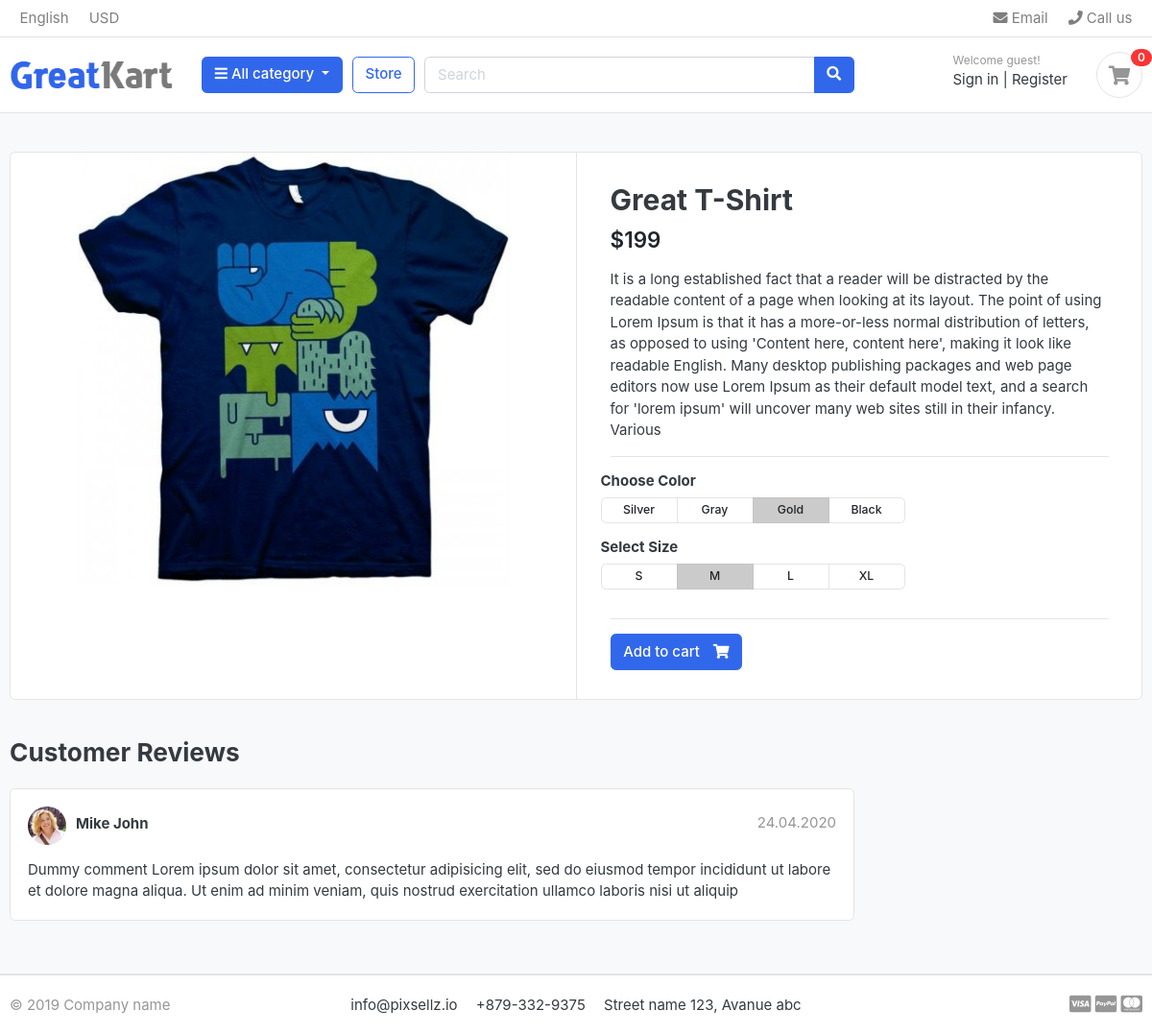
/store/t-shirts/great-t-shirt/, run on an earlier commit of the app's database.
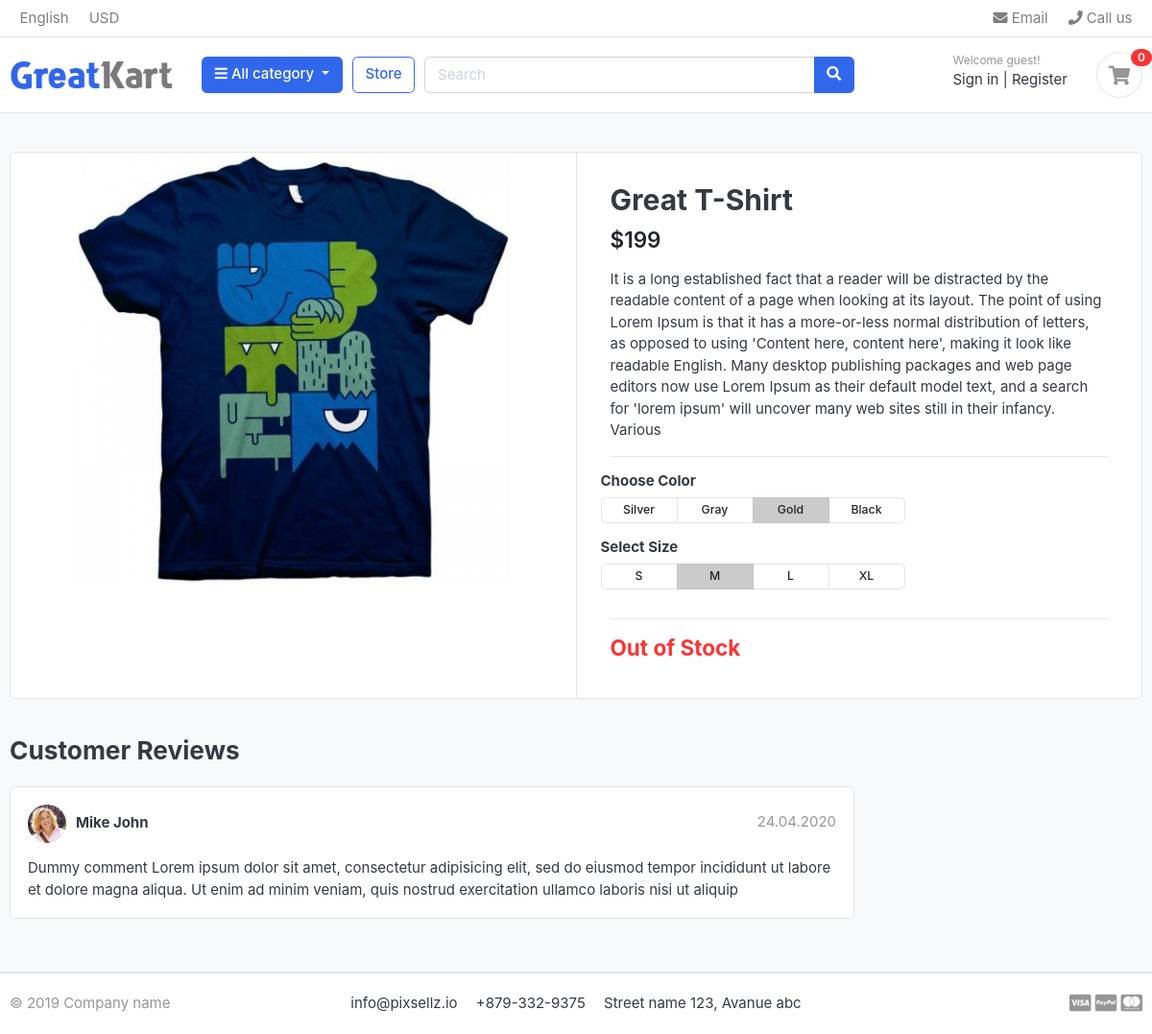
And on a later commit of the database.
### Store/models.py (models this page shows, shortened)
class Product(models.Model):
    product_name = models.CharField(max_length=100,unique=True)
    p_slug = models.SlugField(max_length=100,unique=True)
    description = models.TextField(max_length=500)
    pro_images = models.ImageField(upload_to='photo/Products/')
    price = models.IntegerField()
    stock = models.IntegerField()
    is_available = models.BooleanField(default=True)
    category = models.ForeignKey(Category,on_delete=models.CASCADE)
    created_date = models.DateTimeField(auto_now_add=True)
    modified_date = models.DateTimeField(auto_now=True)

### Store/views.py (the view)
# urls.py: path("<slug:category_slug>/<slug:product_slug>/",views.product_detail,name='product-detail')
def product_detail(request,category_slug,product_slug):
    try:
        single_product = Product.objects.get(category__slug=category_slug,p_slug=product_slug)
        cart_item = CartItem.objects.filter(cart__cart_id=_cart_id(request),product=single_product).exists()
    except Exception as Error:
        raise Error
    context = {
        'single_product':single_product,
        'cart_item':cart_item
    }
    return render(request,'Store/product_detail.html',context)

### Cart/context_processor.py (called while the page is built)
def cartitem_count(request):
    cart_count = 0
    if 'admin' in request.path:
        return {}
    else:
        try:
            cart = Cart.objects.filter(cart_id=_cart_id(request))
            cart_items = CartItem.objects.all().filter(cart=cart[:1])
            for cart_item in cart_items:
                cart_count += cart_item.quantity
        except Cart.DoesNotExist:
            cart_count = 0
    return {
        "item_count":cart_count
    }

### Cart/views.py (called while the page is built)
def _cart_id(request):  # Session key
    cart =request.session.session_key
    if not cart:
        cart = request.session.create()
    return cart

### Category/context_processors.py (called while the page is built)
def category_renderer(request):
    return {
        'all_categories': Category.objects.all()
    }

### Category/models.py (called while the page is built)
    def __str__(self):
        return f"{self.category_name}"

### templates/Store/product_detail.html
{% extends 'base.html' %}
{% block 'content' %}
{% load static %}
<section class="section-content padding-y bg">
    <div class="container">
    <div class="card">
        <div class="row no-gutters">
            <aside class="col-md-6">
    <article class="gallery-wrap">
        <div class="img-big-wrap">
           <a href="#"><img src="{{ single_product.pro_images.url }}"></a>
        </div>
    </article>
            </aside>
            <main class="col-md-6 border-left">
    <article class="content-body">
    <h2 class="title">{{ single_product.product_name }}</h2>
    <div class="mb-3">
        <var class="price h4">${{ single_product.price }}</var>
    </div>
    <p> {{ single_product.description }} </p>
    <hr>
        <div class="row">
            <div class="item-option-select">
                <h6>Choose Color</h6>
                <div class="btn-group btn-group-sm btn-group-toggle" data-toggle="buttons">
                  <label class="btn btn-light">
                    <input type="radio" name="radio_color"> Silver
                  </label>
                  <label class="btn btn-light">
                    <input type="radio" name="radio_color" > Gray
                  </label>
                  <label class="btn btn-light active">
                    <input type="radio" name="radio_color checked"> Gold
                  </label>
                  <label class="btn btn-light">
                    <input type="radio" name="radio_color"> Black
                  </label>
                </div>
            </div>
        </div>
        <div class="row">
            <div class="item-option-select">
                <h6>Select Size</h6>
                <div class="btn-group btn-group-sm btn-group-toggle" data-toggle="buttons">
                  <label class="btn btn-light">
                    <input type="radio" name="radio_color"> S
                  </label>
                  <label class="btn btn-light active">
                    <input type="radio" name="radio_color" checked> M
                  </label>
                  <label class="btn btn-light">
                    <input type="radio" name="radio_color"> L
                  </label>
                  <label class="btn btn-light">
                    <input type="radio" name="radio_color"> XL
                  </label>
                </div>
            </div>
        </div>
        <hr>
        {% if single_product.stock <= 0 %}
           <h4 class='text-danger'> <strong>Out of Stock</strong>    </h4>
         {% else %}
            {% if cart_item %}
               <a href="#" class="btn  btn-success"> <span class="text">Added to cart</span> <i class="fas fa-check"></i>  </a>
               <a href="{% url 'cart' %}" class="btn  btn-primary"> <span class="text">View cart</span> <i class="fas fa-eye"></i>  </a>
               {% else %}
              <a href="{% url 'add-to-cart' single_product.id %}" class="btn  btn-primary"> <span class="text">Add to cart</span> <i class="fas fa-shopping-cart"></i>  </a>
            {% endif %}
        {% endif %}
    </article>
            </main>
        </div>
    </div>
    <br>
    <div class="row">
                <div class="col-md-9">
        <header class="section-heading">
            <h3>Customer Reviews </h3>
        </header>
        <article class="box mb-3">
            <div class="icontext w-100">
                <img src="{% static './images/avatars/avatar1.jpg' %}" class="img-xs icon rounded-circle">
                <div class="text">
                    <span class="date text-muted float-md-right">24.04.2020 </span>
                    <h6 class="mb-1">Mike John </h6>
                </div>
            </div>
            <div class="mt-3">
                <p>
                    Dummy comment Lorem ipsum dolor sit amet, consectetur adipisicing elit, sed do eiusmod
                    tempor incididunt ut labore et dolore magna aliqua. Ut enim ad minim veniam,
                    quis nostrud exercitation ullamco laboris nisi ut aliquip
                </p>
            </div>
        </article>
        </div>
    </div>
    </div>
    </section>
{% endblock 'content' %}

### templates/base.html (shortened to what this page needs)
{% load static %}
<!DOCTYPE HTML>
<html lang="en">
<head>
<link href="{% static 'css/bootstrap.css' %}" rel="stylesheet" type="text/css"/>
<link href="{% static 'fonts/fontawesome/css/all.min.css' %}" type="text/css" rel="stylesheet">
<link href="{% static 'css/ui.css' %}" rel="stylesheet" type="text/css"/>
<link href="{% static 'css/responsive.css' %}" rel="stylesheet" media="only screen and (max-width: 1200px)" />
</head>
<body>
    {% include 'includes/navbar.html' %}
        {% block 'content' %}
        {% endblock 'content' %}
        {% include 'includes/footer.html' %}
</body>
</html>

### templates/includes/navbar.html (shortened to what this page needs)
{% load static %}
    <header class="section-header">
        <nav class="navbar p-md-0 navbar-expand-sm navbar-light border-bottom">
        <div class="container">
          <div class="collapse navbar-collapse" id="navbarTop4">
            <ul class="navbar-nav mr-auto">
                <li class="nav-item dropdown">
                     <a href="#" class="nav-link">   English </a>
                </li>
                <li class="nav-item dropdown">
                    <a href="#" class="nav-link"> USD </a>
                </li>
            </ul>
            <ul class="navbar-nav">
                <li><a href="#" class="nav-link"> <i class="fa fa-envelope"></i> Email </a></li>
                <li><a href="#" class="nav-link"> <i class="fa fa-phone"></i> Call us </a></li>
            </ul>
          </div>
        </div>
        </nav>
        <section class="header-main border-bottom">
            <div class="container">
        <div class="row align-items-center">
            <div class="col-lg-2 col-md-3 col-6">
                <a href="{% url 'home' %}" class="brand-wrap">
                    <img class="logo" src="{% static './images/logo.png' %}">
                </a>
            </div>
            <div class="col-lg col-sm col-md col-6 flex-grow-0">
                <div class="category-wrap dropdown d-inline-block float-right">
                    <button type="button" class="btn btn-primary dropdown-toggle" data-toggle="dropdown">
                        <i class="fa fa-bars"></i> All category
                    </button>
                </div>
            </div>
            <a href="{% url 's-store' %}" class="btn btn-outline-primary">Store</a>
            <div class="col-lg  col-md-6 col-sm-12 col">
                <form action="#" class="search">
                    <div class="input-group w-100">
                        <input type="text" class="form-control" style="width:60%;" placeholder="Search">
                        <div class="input-group-append">
                          <button class="btn btn-primary" type="submit">
                            <i class="fa fa-search"></i>
                          </button>
                        </div>
                    </div>
                </form>
            </div>
            <div class="col-lg-3 col-sm-6 col-8 order-2 order-lg-3">
                        <div class="d-flex justify-content-end mb-3 mb-lg-0">
                            <div class="widget-header">
                                <small class="title text-muted">Welcome guest!</small>
                                <div>
                                    <a href="./signin.html">Sign in</a> <span class="dark-transp"> | </span>
                                    <a href="./register.html"> Register</a>
                                </div>
                            </div>
                            <a href="{% url 'cart' %}" class="widget-header pl-3 ml-3">
                                <div class="icon icon-sm rounded-circle border"><i class="fa fa-shopping-cart"></i></div>
                                <span class="badge badge-pill badge-danger notify">{{ item_count }}</span>
                            </a>
                        </div>
                    </div>
        </div>
            </div>
        </section>
        </header>

### templates/includes/footer.html
<footer class="section-footer border-top">
	<div class="container">
		<section class="footer-bottom border-top row">
			<div class="col-md-2">
				<p class="text-muted"> &copy 2019 Company name </p>
			</div>
			<div class="col-md-8 text-md-center">
				<span  class="px-2">info@pixsellz.io</span>
				<span  class="px-2">+879-332-9375</span>
				<span  class="px-2">Street name 123, Avanue abc</span>
			</div>
			<div class="col-md-2 text-md-right text-muted">
				<i class="fab fa-lg fa-cc-visa"></i>
				<i class="fab fa-lg fa-cc-paypal"></i>
				<i class="fab fa-lg fa-cc-mastercard"></i>
			</div>
		</section>
	</div>
</footer>

### greatKart/static/css/ui.css (style rules this page uses)
html { font-family: "Inter", sans-serif; font-size: 15px; }
.content-body { flex: 1 1 auto; padding: 2rem 2.3rem; }
.icon-xs, .icon-sm, .icon-md, .icon-lg { display: inline-block; text-align: center; flex-shrink: 0; flex-grow: 0; }
.icon-sm { width: 48px; height: 48px; line-height: 48px !important; font-size: 20px; }
.img-xs, .img-sm, .img-md, .img-lg { -o-object-fit: cover; object-fit: cover; flex-shrink: 0; flex-grow: 0; }
.img-xs { width: 40px; height: 40px; }
.padding-y { padding-top: 40px; padding-bottom: 40px; }
var { font-style: normal; }
article:after, .form-group:after { display: block; clear: both; content: ""; }
.bg { background-color: #f8f9fa; }
.section-heading { margin-bottom: 20px; margin-top: 15px; }
p:last-child { margin-bottom: 0; }
.header-main { position: relative; padding-top: 1rem; padding-bottom: 1rem; }
.brand-wrap .logo, .navbar-brand .logo { margin-right: 7px; max-height: 42px; display: inline-block; }
.widget-header { display: inline-block; vertical-align: middle; position: relative; }
.widget-header a { color: #343a40; }
.widget-header i { color: #969696; }
.widget-header .title { display: block; }
.widget-header .notify { position: absolute; top: -3px; right: -10px; }
.footer-bottom { padding-top: 20px; padding-bottom: 20px; }
.btn-light { background-color: #fff; border-color: #e4e4e4; }
.icontext { display: inline-flex; align-items: center; vertical-align: middle; }
.icontext .text { width: 100%; line-height: 1.2; }
.icontext .icon { position: relative; margin-right: 10px; flex-shrink: 0; flex-grow: 0; }
.notify { position: absolute; top: -4px; right: -10px; display: inline-block; padding: 0.25em 0.6em; font-size: 12px; line-height: 1; text-align: center; border-radius: 3rem; color: #fff; background-color: #fa3434; }
.price { font-weight: 600; color: #212529; }
.box { padding: 18px; background: #fff; border-radius: 0.37rem; border: 1px solid #e4e4e4; }
.box img { max-width: 100%; }
.gallery-wrap .img-big-wrap { margin-bottom: 10px; border-radius: 0.37rem; overflow: hidden; background-color: #fff; }
.gallery-wrap .img-big-wrap a { text-align: center; display: block; }
.gallery-wrap .img-big-wrap img { height: 450px; width: auto; display: inline-block; }
.item-option-select { margin-bottom: 1rem; display: inline-block; margin-right: 15px; }
.item-option-select .btn { min-width: 80px; }

What changed in the data, as far as the page shows it:
changed Product "Great T-Shirt": stock 500 → 0 (drawn)
Also different on the page:
text no longer shown: "Add to cart"
text now shown: "Out of Stock"
